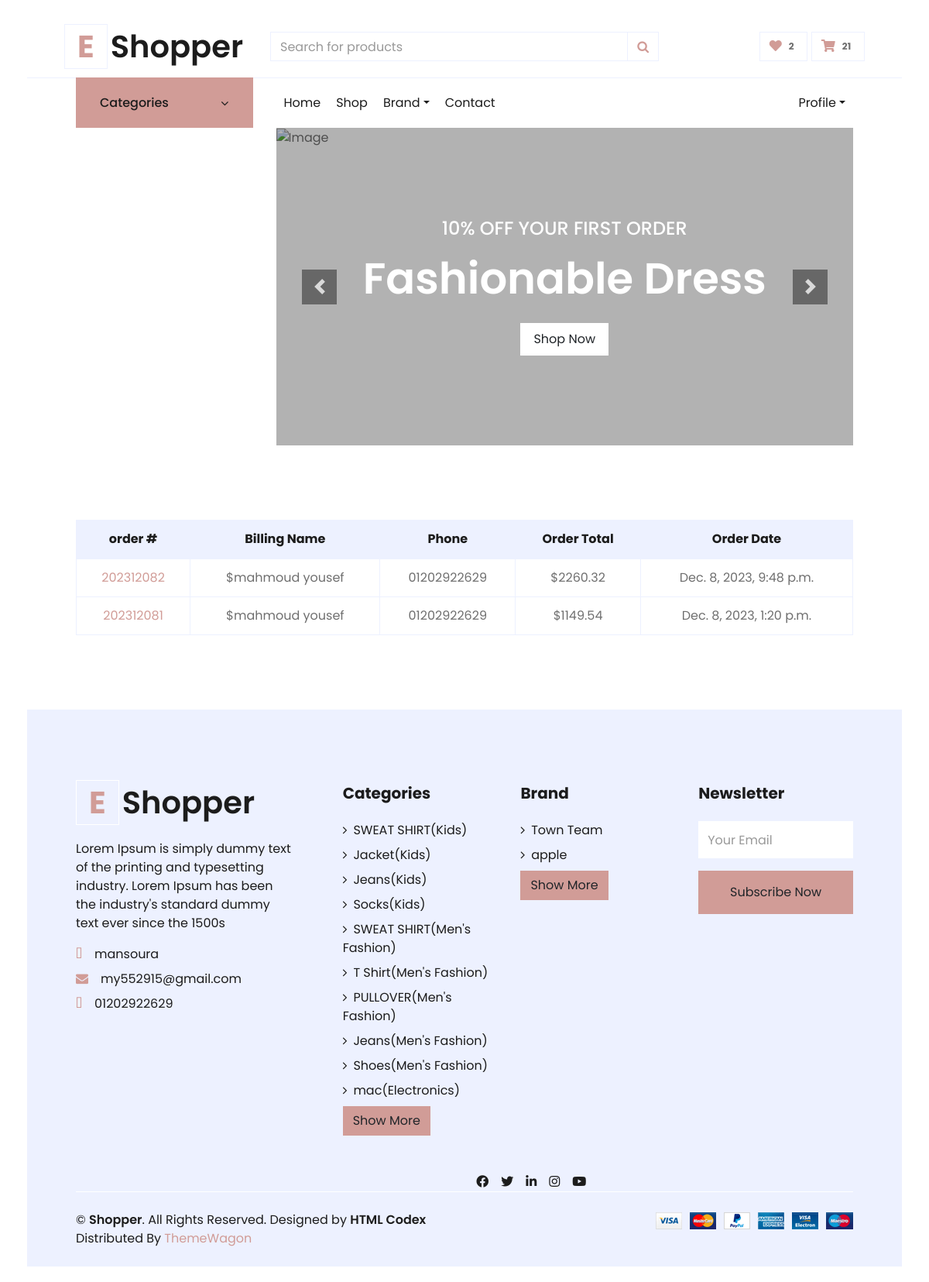
The page /accounts/orders/ (signed in) on the database as committed earlier.
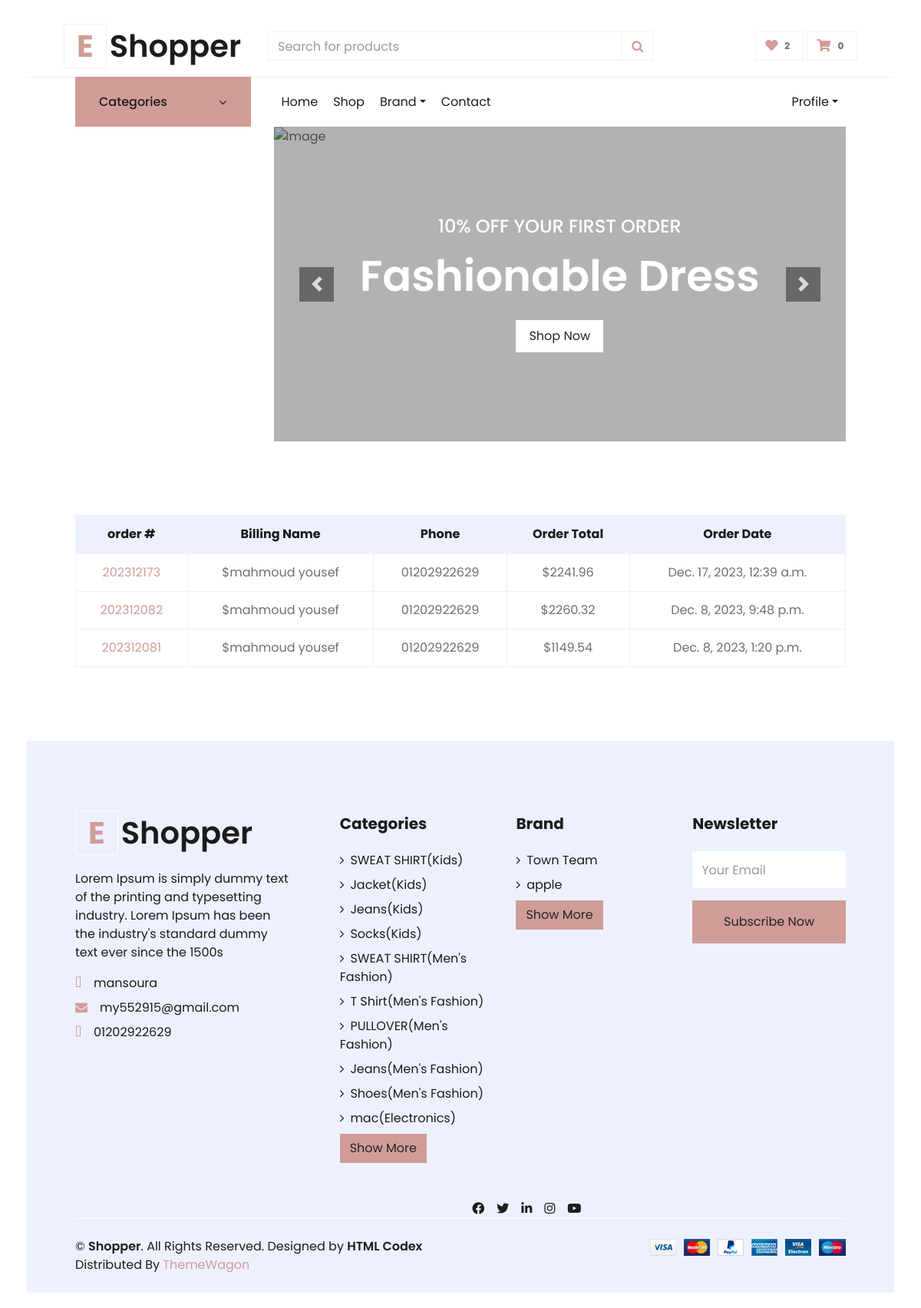
The same page on the database as committed later.
### orders/models.py (models this page shows, shortened)
class Order(models.Model):
    STATUS = (
        ('New','New'),
        ('Accepted','Accepted'),
        ('Completed','Completed'),
        ('Cancelled','Cancelled'),
    )
    user = models.ForeignKey(User, on_delete=models.SET_NULL , null=True)
    payment = models.ForeignKey(Payment,  on_delete=models.SET_NULL ,blank=True , null=True)
    order_number = models.CharField(max_length=50)
    first_name = models.CharField(max_length=50)
    last_name = models.CharField(max_length=50)
    phone = models.CharField(max_length=50)
    zip_code = models.CharField(max_length=50,blank=True)
    email = models.EmailField( max_length=254)
    address_line_1 = models.CharField( max_length=50)
    address_line_2 = models.CharField( max_length=50 , blank=True)
    country = models.CharField( max_length=50 )
    state = models.CharField( max_length=50 )
    city = models.CharField( max_length=50 )
    order_note = models.CharField( max_length=1000 , blank=True)
    order_total = models.FloatField()
    tax = models.FloatField()
    status = models.CharField(choices=STATUS,default='New' , max_length=15)
    ip = models.CharField(max_length=50  ,blank=True)
    is_orderd = models.BooleanField(default=False)
    created_at = models.DateTimeField( auto_now_add=True)
    updated_at = models.DateTimeField(auto_now=True)
    def full_name(self):
        return f'{self.first_name} {self.last_name}'

### product/models.py (models this page shows)
class Subcategory(models.Model):
    category = models.ForeignKey(ProductCategory, on_delete=models.CASCADE)
    name = models.CharField(max_length=100)
    image = models.ImageField(upload_to='subcategoryimages/',blank=True)
    def __str__(self):
        return self.name

class ProductCategory(models.Model):
    name = models.CharField(max_length=60)
    def __str__(self):
        return self.name

### settings/models.py (models this page shows)
class Brand(models.Model):
    BRDName = models.CharField(max_length=40)
    image = models.ImageField(upload_to='product/',blank=True, null=True)
    BRDDesc = models.TextField(blank=True, null=True)
    class Meta:
        verbose_name = _("Brand")
        verbose_name_plural = _("Brands")
    def __str__(self):
        return self.BRDName

### accounts/views.py (the view)
# urls.py: path('orders/' , views.orders , name='orders'),
def orders(request):
    orders = Order.objects.filter(user=request.user,is_orderd=True).order_by('-created_at')
    context = {
        'orders':orders,
    }
    return render(request,'profile/orders.html',context)

### accounts/favourite_context.py (called while the page is built)
def counter(request):
    product_count = 0
    if request.user.is_authenticated:
        if 'admin' in request.path:
            return{}
        else :
            try :
                user_favourites = Product.objects.filter(like=request.user)
                product_count = user_favourites.count()
            except Product.DoesNotExist:
                product_count=0
    return dict(product_count=product_count)

### carts/cart_context.py (called while the page is built)
def counter(request):
    cart_count = 0
    if 'admin' in request.path:
        return{}
    else :
        try :
            cart = Cart.objects.filter(cart_id=_cart_id(request))
            if request.user.is_authenticated:
                cart_items= CartItem.objects.all().filter(user=request.user)
            else:
                cart_items = CartItem.objects.all().filter(cart=cart[:1])
            for cart_item in cart_items:
                cart_count+=cart_item.quantity
        except Cart.DoesNotExist:
            cart_count=0
    return dict(cart_count=cart_count)

### carts/views.py (called while the page is built)
def _cart_id(request):
    cart = request.session.session_key
    if not cart:
        cart = request.session.create()
    return cart

### accounts/templates/profile/orders.html
     {% extends 'base.html' %}
     {% load static %}
     {% block body %}
    <div class="container-fluid pt-5">
        <div class="row px-xl-5">
            <div class="col-lg-12 table-responsive mb-5">
                <table class="table table-bordered text-center mb-0">
                    <thead class="bg-secondary text-dark">
                        <tr>
                            <th>order #</th>
                            <th>Billing Name</th>
                            <th>Phone</th>
                            <th>Order Total</th>
                            <th>Order Date</th>
                        </tr>
                    </thead>
                    <tbody class="align-middle">
                        {% for order in orders %}
                        <tr>
                            <td class="align-middle"><a href="{% url 'accounts:order_detail' order.order_number %}">{{order.order_number}}</a></td>
                            <td class="align-middle">${{order.full_name}}</td>
                            <td class="align-middle">
                                {{order.phone}}
                            </td>
                            <td class="align-middle">${{order.order_total}}</td>
                            <td class="align-middle">{{order.created_at}}</td>
                        </tr>
                         {% endfor %}
                    </tbody>
                </table>
            </div>
        </div>
    </div>
     {% endblock %}

### templates/base.html (shortened to what the changed rows need)
{% load static %}
<!DOCTYPE html>
<html lang="en">
<head>
    <link href="https://cdnjs.cloudflare.com/ajax/libs/font-awesome/5.10.0/css/all.min.css" rel="stylesheet">
    <link rel="stylesheet" href="https://cdnjs.cloudflare.com/ajax/libs/font-awesome/4.7.0/css/font-awesome.min.css">
    <link href="{% static 'lib4/owlcarousel/assets/owl.carousel.min.css'%}" rel="stylesheet">
    <link href="{% static 'css4/style.css'%}" rel="stylesheet">
    <link href="{% static 'css4/review.css'%}" rel="stylesheet">
    <link href="{% static 'css4/custom.css'%}" rel="stylesheet">
</head>
<body>
    <div class="container-fluid">
        <div class="row align-items-center py-3 px-xl-5">
            <div class="col-lg-3 d-none d-lg-block">
                <a href="/" class="text-decoration-none">
                    <h1 class="m-0 display-5 font-weight-semi-bold"><span
                            class="text-primary font-weight-bold border px-3 mr-1">E</span>{{myfooter.site_name}}</h1>
                </a>
            </div>
            {% if user.is_authenticated %}
            <div class="col-lg-3 col-6 text-right">
                {% endif %}
                <a href="{% url 'carts:cart'%}" class="btn border">
                    <i class="fas fa-shopping-cart text-primary"></i>
                    <span class="badge">{{cart_count}}</span>
                </a>
            </div>
        </div>
        {% block body %}
        {% endblock body %}
        <div class="container-fluid bg-secondary text-dark mt-5 pt-5">
            <div class="row px-xl-5 pt-5">
                <div class="col-lg-4 col-md-12 mb-5 pr-3 pr-xl-5">
                    <a href="/" class="text-decoration-none">
                        <h1 class="mb-4 display-5 font-weight-semi-bold"><span
                                class="text-primary font-weight-bold border border-white px-3 mr-1">E</span>{{myfooter.site_name}}
                        </h1>
                    </a>
                </div>
                <div class="col-lg-8 col-md-12">
                    <div class="row">
                        <div class="col-md-4 mb-5">
                            <div class="d-flex flex-column justify-content-start">
                                {% for category in categories_footer %}
                                {% for subcategory in category.subcategory_set.all %}
                                <a class="text-dark mb-2" href="{% url 'product:product_by_category' subcategory.id %}"><i
                                        class="fa fa-angle-right mr-2"></i>{{subcategory}}({{category}})</a>
                                {% endfor %}
                                {% endfor %}
                                <a href="{% url 'settings:category_list'  %}"><button type="button"
                                        class="btn btn-primary">Show
                                        More</button></a>
                            </div>
                        </div>
                        <div class="col-md-4 mb-5">
                            <div class="d-flex flex-column justify-content-start">
                                {% for brand in brands_footer  %}
                                <a class="text-dark mb-2" href="{%url 'product:product_by_brand' brand%}"><i
                                        class="fa fa-angle-right mr-2"></i>{{brand}}</a>
                                {% endfor %}
                                <a href="{% url 'settings:brand_list'  %}"><button type="button"
                                        class="btn btn-primary">Show
                                        More</button></a>
                            </div>
                        </div>
                    </div>
                </div>
            </div>
        </div>
</body>
</html>

Rows that differ between the two databases and show on the page:
added Order: order_number "202312173", full_name "mahmoud yousef", phone "01202922629", order_total "2241.96", created_at "Dec. 17, 2023, 12:39 a.m."
Other text that changed with them:
{{ cart_count }}: "21" → "0"
